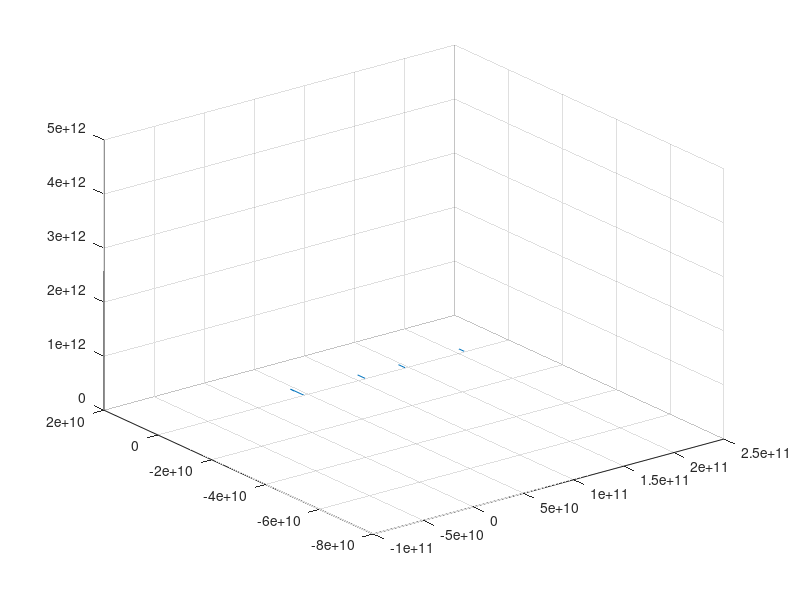

This figure's MATLAB source: (Note: this script raises an error after producing the figure.)
%% Setting up parameters
clear;clc
global G m nObjects;
G = 6.674*10^-11;
dt = 86400*4;
t = 0:dt:2.208e+8;
load('Inner_Planets.mat');
y0 = [r rdot];
nObjects = round(length(r)/3);
%% Setting up spacial plot
fig = figure('Color',[0.1 0.08 0.08],'Units','normalized','InnerPosition',[0.25/2 0.25/2 0.75 0.75]);

% Trail graphics object
trl = quiver3(r(((1:nObjects)-1)*3+1),...
              r(((1:nObjects)-1)*3+2),...
              r(((1:nObjects)-1)*3+3),...
       dt.*rdot(((1:nObjects)-1)*3+1),...
       dt.*rdot(((1:nObjects)-1)*3+2),...
       dt.*rdot(((1:nObjects)-1)*3+3),0);
trl.ShowArrowHead = 'off';
hold on
% Planetary graphics object
s = scatter3(r(((1:nObjects)-1)*3+1),...
             r(((1:nObjects)-1)*3+2),...
             r(((1:nObjects)-1)*3+3),log1p(m/min(m)).*200,colors./256,'.');

% Axis Definitions
ax = gca;
axis equal
ax.Clipping = 'off';
ax.Box = 'off';
axis([-1.496e+11 1.496e+11 -1.496e+11 1.496e+11 -1.496e+11 1.496e+11])
ax.Color = [0.08 0.08 0.08];
ax.GridColor = [1 1 1];
ax.XColor = [0.9 0.9 0.9];
ax.XAxis.LineWidth = 0.75;
ax.YColor = [0.9 0.9 0.9];
ax.YAxis.LineWidth = 0.75;
ax.ZColor = [0.9 0.9 0.9];
ax.ZAxis.LineWidth = 0.75;
ax.YRuler.FirstCrossoverValue = 0;
ax.XRuler.FirstCrossoverValue = 0;
ax.ZRuler.FirstCrossoverValue = 0;
ax.ZRuler.SecondCrossoverValue = 0;
ax.XRuler.SecondCrossoverValue = 0; % X crossover with Z axis
ax.YRuler.SecondCrossoverValue = 0;
camproj('perspective')
cameratoolbar('SetMode','orbit')
campos([1.496e+11*2.5 1.496e+11*2.5 1.496e+11*2.5])
camva(30)
%% Simulation
sol = leapfrog_solve(@a_func, y0, t);

%% Animation
tic
for i = 2:length(t)
    
    trl.XData = sol(2:i, ((1:nObjects)-1)*3+1);
    trl.YData = sol(2:i, ((1:nObjects)-1)*3+2);
    trl.ZData = sol(2:i, ((1:nObjects)-1)*3+3);
    
    trl.UData = -(sol(2:i, ((1:nObjects)-1)*3+1) - sol((2:i)-1, ((1:nObjects)-1)*3+1));
    trl.VData = -(sol(2:i, ((1:nObjects)-1)*3+2) - sol((2:i)-1, ((1:nObjects)-1)*3+2));
    trl.WData = -(sol(2:i, ((1:nObjects)-1)*3+3) - sol((2:i)-1, ((1:nObjects)-1)*3+3));
    
    s.XData = sol(i,((1:nObjects)-1)*3+1);
    s.YData = sol(i,((1:nObjects)-1)*3+2);
    s.ZData = sol(i,((1:nObjects)-1)*3+3);
    calcTime=toc;
    drawnow
    %pause(max(dt-calcTime,0))
    tic
end
%% acceleration function
function [ydot] = a_func(t, y)
% Given vector y, output its derivative (velocity and acceleration in this case)
global G m nObjects;
r = y(1:nObjects*3);
rdot = y(nObjects*3+1:end);
r2dot = zeros(1,length(r));
% defines a vector of object indicies
obj = 1:nObjects;
for i = obj
    for j = obj(obj ~= i)
        r2dot((i-1)*3+1:i*3) = r2dot((i-1)*3+1:i*3) + (G*m(j).*(r((j-1)*3+1:j*3)-r((i-1)*3+1:i*3)))...
            /(norm(r((j-1)*3+1:j*3)-r((i-1)*3+1:i*3))^3);
    end
end

ydot = [rdot r2dot];
end
%% Leapfrog Solver function
function [sol] = leapfrog_solve(ydot, init, t)
% The following uses leapfrog integration to find position
% Inputs:
% ydot - function for finding acceleration at a given time and y
% init - initial conditions for the system
% t    - vector containing all the times t that we wish to solve
global nObjects;
sol = zeros(length(t),nObjects*6);
obj = 1:nObjects*3;
sol(1,:) = init;
for i = 1:length(t)-1
    step = t(i+1) - t(i);
    % Find next position using current velocity and acceleration
    ydot1 = ydot(t(i), sol(i,:));
    sol(i+1,obj) = sol(i,obj) + step * sol(i,obj+max(obj))...
        + (step^2)/2 * ydot1(obj+max(obj));
    % Find next velocity using current acceleration and next acceleration
    ydot2 = ydot(t(i+1), sol(i+1,:));
    sol(i+1,obj+max(obj)) = sol(i,obj+max(obj)) +...
    step * (ydot1(obj+max(obj)) + ydot2(obj+max(obj)))/2;
end
end